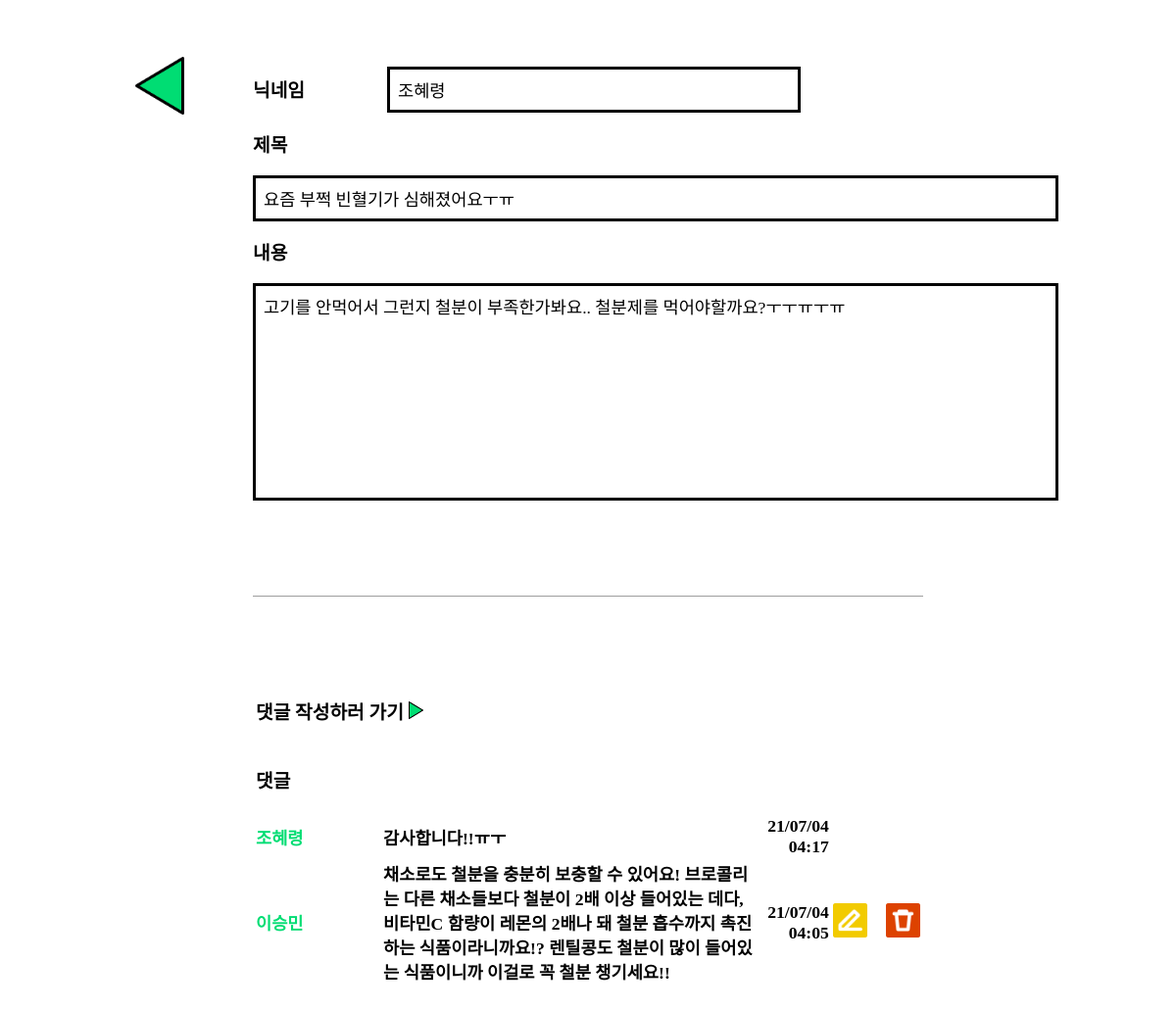
Page /post/35/ (signed in) on the committed database.
### begin_vegan/models.py (models this page shows, shortened)
class Post(models.Model):
    ALL = '전체'
    VEGAN = '비건'
    LACTO_OVO = '락토-오보'
    PESCO = '페스코'
    POLLO = '폴로'
    FLEXITARIAN = '플렉시테리언'
    TENDENCY = [
        (ALL, '전체'),
        (VEGAN, '비건'),
        (LACTO_OVO, '락토-오보'),
        (PESCO, '페스코'),
        (POLLO, '폴로'),
        (FLEXITARIAN, '플렉시테리언'),
    ]
    user = models.ForeignKey(Profile, on_delete=models.CASCADE)
    title = models.CharField(max_length=100)
    content = models.CharField(max_length=200)
    date = models.DateTimeField(auto_now_add=True)
    category = models.CharField(max_length=6, choices=TENDENCY, default=FLEXITARIAN)
    photo = models.ImageField(blank=True, null=True)
    class Meta:
        ordering = ['-date']

class Comments(models.Model):
    user = models.ForeignKey(Profile, on_delete=models.CASCADE)
    post = models.ForeignKey(Post, on_delete=models.CASCADE)
    comment = models.CharField(max_length=200)
    date = models.DateTimeField(auto_now_add=True)
    class Meta:
        ordering = ['-date']

### accounts/models.py (models this page shows)
class Profile(models.Model):
    user = models.OneToOneField(settings.AUTH_USER_MODEL, on_delete=models.CASCADE)
    def __str__(self):
        return f'{self.user.username}'

### begin_vegan/views.py (the view)
# urls.py: path('post/<int:pk>/', views.PostDetailView.as_view(), name='post_detail'),
class PostDetailView(LoginRequiredMixin, generic.DetailView):
    model = Post

### begin_vegan/templatetags/begin_vegan_filters.py (called while the page is built)
@register.filter
@stringfilter
def trim(value):
    return value.strip()

### begin_vegan/templates/begin_vegan/post_detail.html (shortened to what this page needs)
{% extends 'base.html' %}
{% block content %}
{% load begin_vegan_filters %}
<a href="{% url 'begin_vegan:post_list' %}">
    <img style="width: 50px; margin: 50px 0px -70px 130px" src="/static/assets/back_icon.png/" alt="뒤로가기">
</a>
<div style="display: flex; justify-content: flex-start; align-items: center; flex-wrap: wrap; padding: 0px 250px 100px 250px">
    <div>
        <span class="label" style="margin-right: 80px">닉네임</span>
        <p class="input_box" style="width: 400px;">
            {{ post.user }}
        </p>
    </div>
    <div>
        <span class="label">제목</span>
        <p class="input_box">
            {{ post.title }}
        </p>
    </div>
    <div>
        <span class="label">내용</span>
        <p class="input_box" style="height: 200px;">
            {{ post.content }}
        </p>
    </div>
    <div style="height: 1px; width: 990px; background-color: #9e9e9e; margin: 80px 0px"></div>
    <table style="width: 990px; font-weight: bold; font-size: 1.1rem;">
        <tbody>
        <tr>
            <td colspan="2">
                <a href="{% url 'begin_vegan:comment_create' post_pk=post.pk %}">
                    <p style="font-weight: bold; font-size: 1.2rem;">
                        댓글 작성하러 가기
                        <img src="/static/assets/go_icon.png" height="18" alt="Go">
                    </p>
                </a>
            </td>
        </tr>
            <tr>
                <td><p style="font-weight: bold; font-size: 1.2rem;">댓글</p></td>
            </tr>
        {% for comments in post.comments_set.all %}
        <tr>
            <td style="width: 160px; height: 40px; color: #00DD73; font-size: 1.1rem">{{ comments.user }}</td>
            <td style="width: 500px">{{ comments.comment }}</td>
            <td style="text-align: right">{{ comments.date|date:'y/m/d h:i' }}</td>
        {% if user.username|stringformat:"s" == comments.user|trim|stringformat:"s" %}
            <td style="text-align: right">
                <a href="{% url 'begin_vegan:comment_update' post_pk=post.pk pk=comments.pk %}">
                    <img class="basic_icon" src="/static/assets/modify_box_icon.png" alt="수정"></a>
            </td>
            <td style="text-align: right; width: 55px;">
                <a href="{% url 'begin_vegan:comment_delete' post_pk=post.pk pk=comments.pk %}">
                    <img class="basic_icon" src="/static/assets/delete_box_icon.png" alt="삭제"></a>
            </td>
        {% endif %}
        </tr>
        {% endfor %}
        </tbody>
    </table>
</div>
{% endblock %}

### begin_vegan/static/style.css (style rules this page uses)
.input_box { display: inline-block; font-size: 1.1rem; width: 800px; padding: 8px; border: solid; font-family: "Arial Rounded MT Bold"; }
a { text-decoration: none; color: black; }
.label { font-size: 1.2rem; font-weight: bold; margin-right: 100px; }
.basic_icon { height: 35px; }

### rows in the picture
Post: user "조혜령", title "요즘 부쩍 빈혈기가 심해졌어요ㅜㅠ", content "고기를 안먹어서 그런지 철분이 부족한가봐요.. 철분제를 먹어야할까요?ㅜㅜㅠㅜㅠ"
Comments: user "조혜령", comment "감사합니다!!ㅠㅜ", date "21/07/04 04:17"
Comments: user "이승민", comment "채소로도 철분을 충분히 보충할 수 있어요! 브로콜리는 다른 채소들보다 철분이 2배 이상 들어있는 데다, 비타민C 함량이 레몬의 2배나 돼 철분 흡수까지 촉진하는 식품이라니까요!? 렌틸콩도 철분이 많이 들어있는 식품이니까 이걸로 꼭 철분 챙기세요!!", date "21/07/04 04:05"
